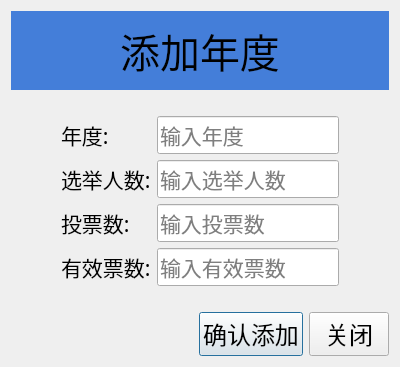
<?xml version="1.0" encoding="UTF-8"?>
<ui version="4.0">
    <class>Dialog</class>
    <widget class="QDialog" name="Dialog">
        <property name="geometry">
            <rect>
                <x>0</x>
                <y>0</y>
                <width>400</width>
                <height>311</height>
            </rect>
        </property>
        <property name="windowTitle">
            <string>Dialog</string>
        </property>
        <layout class="QVBoxLayout" name="verticalLayout">
            <item>
                <widget class="QLabel" name="label">
                    <property name="font">
                        <font>
                            <family>华文新魏</family>
                            <pointsize>30</pointsize>
                        </font>
                    </property>
                    <property name="styleSheet">
                        <string notr="true">background-color: rgb(68, 126, 217);
                            padding: 10px
                        </string>
                    </property>
                    <property name="text">
                        <string>添加年度</string>
                    </property>
                    <property name="alignment">
                        <set>Qt::AlignCenter</set>
                    </property>
                </widget>
            </item>
            <item>
                <layout class="QFormLayout" name="formLayout">
                    <property name="leftMargin">
                        <number>50</number>
                    </property>
                    <property name="topMargin">
                        <number>20</number>
                    </property>
                    <property name="rightMargin">
                        <number>50</number>
                    </property>
                    <property name="bottomMargin">
                        <number>20</number>
                    </property>
                    <item row="1" column="0">
                        <widget class="QLabel" name="username">
                            <property name="font">
                                <font>
                                    <family>华文新魏</family>
                                    <pointsize>16</pointsize>
                                </font>
                            </property>
                            <property name="text">
                                <string>年度:</string>
                            </property>
                        </widget>
                    </item>
                    <item row="1" column="1">
                        <widget class="QLineEdit" name="LineEdit">
                            <property name="font">
                                <font>
                                    <family>华文新魏</family>
                                    <pointsize>16</pointsize>
                                </font>
                            </property>
                            <property name="inputMask">
                                <string/>
                            </property>
                            <property name="placeholderText">
                                <string>输入年度</string>
                            </property>
                        </widget>
                    </item>
                    <item row="2" column="0">
                        <widget class="QLabel" name="oldpassword">
                            <property name="font">
                                <font>
                                    <family>华文新魏</family>
                                    <pointsize>16</pointsize>
                                </font>
                            </property>
                            <property name="text">
                                <string>选举人数:</string>
                            </property>
                        </widget>
                    </item>
                    <item row="2" column="1">
                        <widget class="QLineEdit" name="LineEdit_2">
                            <property name="font">
                                <font>
                                    <family>华文新魏</family>
                                    <pointsize>16</pointsize>
                                </font>
                            </property>
                            <property name="echoMode">
                                <enum>QLineEdit::Normal</enum>
                            </property>
                            <property name="placeholderText">
                                <string>输入选举人数</string>
                            </property>
                        </widget>
                    </item>
                    <item row="3" column="0">
                        <widget class="QLabel" name="newpassword1">
                            <property name="font">
                                <font>
                                    <family>华文新魏</family>
                                    <pointsize>16</pointsize>
                                </font>
                            </property>
                            <property name="text">
                                <string>投票数:</string>
                            </property>
                        </widget>
                    </item>
                    <item row="3" column="1">
                        <widget class="QLineEdit" name="LineEdit_3">
                            <property name="font">
                                <font>
                                    <family>华文新魏</family>
                                    <pointsize>16</pointsize>
                                </font>
                            </property>
                            <property name="echoMode">
                                <enum>QLineEdit::Normal</enum>
                            </property>
                            <property name="placeholderText">
                                <string>输入投票数</string>
                            </property>
                        </widget>
                    </item>
                    <item row="4" column="0">
                        <widget class="QLabel" name="Label">
                            <property name="font">
                                <font>
                                    <family>华文新魏</family>
                                    <pointsize>16</pointsize>
                                </font>
                            </property>
                            <property name="text">
                                <string>有效票数:</string>
                            </property>
                        </widget>
                    </item>
                    <item row="4" column="1">
                        <widget class="QLineEdit" name="LineEdit_4">
                            <property name="font">
                                <font>
                                    <family>华文新魏</family>
                                    <pointsize>16</pointsize>
                                </font>
                            </property>
                            <property name="echoMode">
                                <enum>QLineEdit::Normal</enum>
                            </property>
                            <property name="placeholderText">
                                <string>输入有效票数</string>
                            </property>
                        </widget>
                    </item>
                </layout>
            </item>
            <item>
                <layout class="QHBoxLayout" name="horizontalLayout_2">
                    <item>
                        <spacer name="horizontalSpacer_2">
                            <property name="orientation">
                                <enum>Qt::Horizontal</enum>
                            </property>
                            <property name="sizeHint" stdset="0">
                                <size>
                                    <width>40</width>
                                    <height>20</height>
                                </size>
                            </property>
                        </spacer>
                    </item>
                    <item>
                        <widget class="QPushButton" name="btn_addyear">
                            <property name="font">
                                <font>
                                    <family>华文新魏</family>
                                    <pointsize>18</pointsize>
                                </font>
                            </property>
                            <property name="cursor">
                                <cursorShape>PointingHandCursor</cursorShape>
                            </property>
                            <property name="text">
                                <string>确认添加</string>
                            </property>
                        </widget>
                    </item>
                    <item>
                        <widget class="QPushButton" name="btn_close">
                            <property name="font">
                                <font>
                                    <family>华文新魏</family>
                                    <pointsize>18</pointsize>
                                </font>
                            </property>
                            <property name="cursor">
                                <cursorShape>PointingHandCursor</cursorShape>
                            </property>
                            <property name="text">
                                <string>关闭</string>
                            </property>
                        </widget>
                    </item>
                </layout>
            </item>
        </layout>
    </widget>
    <resources/>
    <connections/>
</ui>
